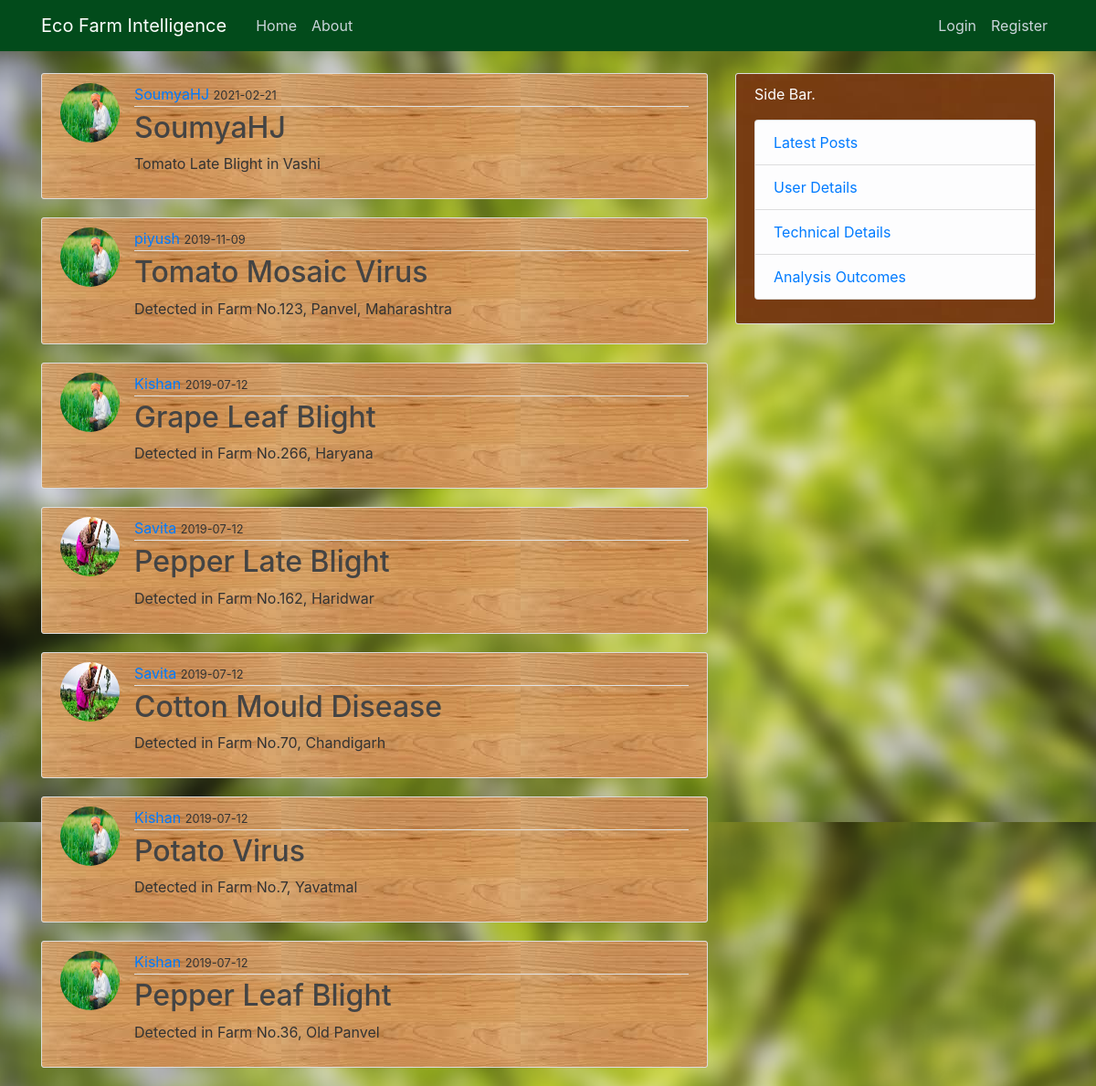
The page /home on the database its author committed.
### flaskblog/models.py (models this page shows, shortened)
class Post(db.Model):
    id = db.Column(db.Integer, primary_key=True)
    title = db.Column(db.String(100), nullable=False)
    date_posted = db.Column(db.DateTime, nullable=False, default=datetime.utcnow)
    content = db.Column(db.Text, nullable=False)
    user_id = db.Column(db.Integer, db.ForeignKey('user.id'), nullable=False)

class User(db.Model,UserMixin):
    id = db.Column(db.Integer, primary_key=True)
    username = db.Column(db.String(20), unique=True, nullable=False)
    email = db.Column(db.String(120), unique=True, nullable=False)
    image_file = db.Column(db.String(20), nullable=False, default='default1.jpg')
    password = db.Column(db.String(60), nullable=False)
    posts = db.relationship('Post', backref='author', lazy=True)

### flaskblog/routs.py (the view)
@app.route("/")
@app.route("/home")
def home():
    posts=Post.query.order_by(Post.date_posted.desc()).all()
    return render_template('home.html', posts=posts)

### flaskblog/templates/home.html
{% extends "layout.html" %}
{% block content %}
	{% for post in posts %}
		<article class="media content-section" style="background-image: url({{ url_for('static', filename='images-5.jpeg')}}) ">
      <img class="rounded-circle article-img" src="{{ url_for('static',filename='profile_pics/' + post.author.image_file)}}">
  		<div class="media-body" >
    		<div class="article-metadata">
      		<a href="{{ url_for('account') }}">{{ post.author.username }}</a>
      		<small >{{ post.date_posted.strftime('%Y-%m-%d') }}</small>
    		</div>
    	<h2><a class="article-title" href="{{ url_for('post',post_id=post.id) }}">{{ post.title }}</a></h2>
    	<p class="article-content">{{ post.content }}</p>
  		</div>
		</article>
	{% endfor %}
{% endblock %}

### flaskblog/templates/layout.html (shortened to what this page needs)
<!DOCTYPE html>
<html>
<head>
    <link rel="stylesheet" href="https://maxcdn.bootstrapcdn.com/bootstrap/4.0.0/css/bootstrap.min.css">
    <link rel="stylesheet" type="text/css" href="{{ url_for('static', filename='main.css') }}">
</head>
<body style="background-image: url({{ url_for('static', filename='try3.png')}})">
    <header class="site-header" style="background: #024B1B">
      <nav class="navbar navbar-expand-md navbar-dark bg-steel fixed-top" style="background: #024B1B" >
        <div class="container">
          <a class="navbar-brand mr-4" href="/">Eco Farm Intelligence </a>
          <div class="collapse navbar-collapse" id="navbarToggle">
            <div class="navbar-nav mr-auto">
              <a class="nav-item nav-link" href="{{ url_for('home') }}">Home</a>
              <a class="nav-item nav-link" href="{{ url_for('about') }}">About</a>
            </div>
            <div class="navbar-nav" >
              {% if current_user.is_authenticated %}
                <a class="nav-item nav-link" href="{{ url_for('new_post') }}">New Post</a>
                <a class="nav-item nav-link" href="{{ url_for('account') }}">Account</a>
                <a class="nav-item nav-link" href="{{ url_for('static', filename='analysis.html') }}">Start Analysis</a>
                <a class="nav-item nav-link" href="{{ url_for('static', filename='solutions.html') }}">Solutions</a>
                <a class="nav-item nav-link" href="{{ url_for('logout') }}">Logout</a>
              {% else %}
                <a class="nav-item nav-link" href="{{ url_for('login') }}">Login</a>
                <a class="nav-item nav-link" href="{{ url_for('register') }}">Register</a>
              {% endif %}
            </div>
          </div>
        </div>
      </nav>
    </header>
    <main role="main" class="container bg">
      <div class="row" >
        <div class="col-md-8">
          {% block content %}{% endblock %}
        </div>
        <div class="col-md-4" >
          <div class="content-section" style="background-image: url({{ url_for('static', filename='images-4.jpeg')}}) ">
            <p style="color: white">Side Bar.
              <ul class="list-group">
                <li class="list-group-item list-group-item-light" ><a href="{{ url_for('home')}}" >Latest Posts</a></li>
                <li class="list-group-item list-group-item-light"><a href="{{ url_for('account') }}">User Details</a></li>
                <li class="list-group-item list-group-item-light"><a href="{{ url_for('about') }}">Technical Details</a></li>
                <li class="list-group-item list-group-item-light"><a href="{{ url_for('account') }}">Analysis Outcomes</a></li>
              </ul>
            </p>
          </div>
        </div>
      </div>
    </main>
</body>
</html>

### flaskblog/static/main.css (style rules this page uses)
body { background: #fafafa; color: #333333; margin-top: 5rem; }
h1, h2, h3, h4, h5, h6 { color: #444444; }
.bg-steel { background-color: #5f788a; }
.site-header .navbar-nav .nav-link { color: #cbd5db; }
.content-section { background: #ffffff; padding: 10px 20px; border: 1px solid #dddddd; border-radius: 3px; margin-bottom: 20px; }
.article-title { color: #444444; }
.article-content { white-space: pre-line; }
.article-img { height: 65px; width: 65px; margin-right: 16px; }
.article-metadata { padding-bottom: 1px; margin-bottom: 4px; border-bottom: 1px solid #e3e3e3 }

### rows shown on the page
Post: image_file (placeholder picture), author.username "SoumyaHJ", date_posted "2021-02-21", title "SoumyaHJ", content "Tomato Late Blight in Vashi"
Post: image_file (placeholder picture), author.username "piyush", date_posted "2019-11-09", title "Tomato Mosaic Virus", content "Detected in Farm No.123, Panvel, Maharashtra"
Post: image_file (placeholder picture), author.username "Kishan", date_posted "2019-07-12", title "Grape Leaf Blight", content "Detected in Farm No.266, Haryana"
Post: image_file (placeholder picture), author.username "Savita", date_posted "2019-07-12", title "Pepper Late Blight", content "Detected in Farm No.162, Haridwar"
Post: image_file (placeholder picture), author.username "Savita", date_posted "2019-07-12", title "Cotton Mould Disease", content "Detected in Farm No.70, Chandigarh"
Post: image_file (placeholder picture), author.username "Kishan", date_posted "2019-07-12", title "Potato Virus", content "Detected in Farm No.7, Yavatmal"
Post: image_file (placeholder picture), author.username "Kishan", date_posted "2019-07-12", title "Pepper Leaf Blight", content "Detected in Farm No.36, Old Panvel"
